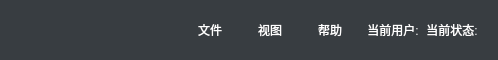
     <widget class="QFrame" name="frame_logo">
      <property name="sizePolicy">
       <sizepolicy hsizetype="Expanding" vsizetype="Fixed">
        <horstretch>0</horstretch>
        <verstretch>50</verstretch>
       </sizepolicy>
      </property>
      <property name="minimumSize">
       <size>
        <width>0</width>
        <height>60</height>
       </size>
      </property>
      <property name="maximumSize">
       <size>
        <width>16777215</width>
        <height>60</height>
       </size>
      </property>
      <property name="styleSheet">
       <string notr="true">background-color: #f0fff0;
border:0px;
background-color: rgb(56, 61, 65);
border-image: url();
font:10pt &quot;黑体&quot;;</string>
      </property>
      <property name="frameShape">
       <enum>QFrame::StyledPanel</enum>
      </property>
      <property name="frameShadow">
       <enum>QFrame::Raised</enum>
      </property>
      <layout class="QHBoxLayout" name="horizontalLayout_65">
       <property name="spacing">
        <number>0</number>
       </property>
       <property name="leftMargin">
        <number>0</number>
       </property>
       <property name="topMargin">
        <number>0</number>
       </property>
       <property name="rightMargin">
        <number>20</number>
       </property>
       <property name="bottomMargin">
        <number>0</number>
       </property>
       <item>
        <widget class="QLabel" name="label_31">
         <property name="sizePolicy">
          <sizepolicy hsizetype="Fixed" vsizetype="Preferred">
           <horstretch>0</horstretch>
           <verstretch>0</verstretch>
          </sizepolicy>
         </property>
         <property name="minimumSize">
          <size>
           <width>40</width>
           <height>0</height>
          </size>
         </property>
         <property name="maximumSize">
          <size>
           <width>40</width>
           <height>16777215</height>
          </size>
         </property>
         <property name="styleSheet">
          <string notr="true">border:0px;
</string>
         </property>
         <property name="text">
          <string/>
         </property>
        </widget>
       </item>
       <item>
        <widget class="QLabel" name="label_33">
         <property name="sizePolicy">
          <sizepolicy hsizetype="Fixed" vsizetype="Fixed">
           <horstretch>0</horstretch>
           <verstretch>0</verstretch>
          </sizepolicy>
         </property>
         <property name="minimumSize">
          <size>
           <width>100</width>
           <height>40</height>
          </size>
         </property>
         <property name="maximumSize">
          <size>
           <width>100</width>
           <height>40</height>
          </size>
         </property>
         <property name="styleSheet">
          <string notr="true">border:0px;
border-image: url(:/Resources/beautify/logo.png);</string>
         </property>
         <property name="text">
          <string/>
         </property>
        </widget>
       </item>
       <item>
        <spacer name="horizontalSpacer_12">
         <property name="orientation">
          <enum>Qt::Horizontal</enum>
         </property>
         <property name="sizeHint" stdset="0">
          <size>
           <width>40</width>
           <height>20</height>
          </size>
         </property>
        </spacer>
       </item>
       <item>
        <widget class="QPushButton" name="pushButton_file">
         <property name="sizePolicy">
          <sizepolicy hsizetype="Preferred" vsizetype="Fixed">
           <horstretch>0</horstretch>
           <verstretch>0</verstretch>
          </sizepolicy>
         </property>
         <property name="minimumSize">
          <size>
           <width>60</width>
           <height>30</height>
          </size>
         </property>
         <property name="maximumSize">
          <size>
           <width>50</width>
           <height>30</height>
          </size>
         </property>
         <property name="cursor">
          <cursorShape>PointingHandCursor</cursorShape>
         </property>
         <property name="styleSheet">
          <string notr="true">color: rgb(255, 255, 255);
border:0px;</string>
         </property>
         <property name="text">
          <string>文件</string>
         </property>
        </widget>
       </item>
       <item>
        <widget class="QPushButton" name="pushButton_view">
         <property name="sizePolicy">
          <sizepolicy hsizetype="Preferred" vsizetype="Fixed">
           <horstretch>0</horstretch>
           <verstretch>0</verstretch>
          </sizepolicy>
         </property>
         <property name="minimumSize">
          <size>
           <width>60</width>
           <height>30</height>
          </size>
         </property>
         <property name="maximumSize">
          <size>
           <width>50</width>
           <height>30</height>
          </size>
         </property>
         <property name="cursor">
          <cursorShape>PointingHandCursor</cursorShape>
         </property>
         <property name="styleSheet">
          <string notr="true">color: rgb(255, 255, 255);
border:0px;</string>
         </property>
         <property name="text">
          <string>视图</string>
         </property>
        </widget>
       </item>
       <item>
        <widget class="QPushButton" name="pushButton_help">
         <property name="sizePolicy">
          <sizepolicy hsizetype="Preferred" vsizetype="Fixed">
           <horstretch>0</horstretch>
           <verstretch>0</verstretch>
          </sizepolicy>
         </property>
         <property name="minimumSize">
          <size>
           <width>60</width>
           <height>30</height>
          </size>
         </property>
         <property name="maximumSize">
          <size>
           <width>50</width>
           <height>30</height>
          </size>
         </property>
         <property name="cursor">
          <cursorShape>PointingHandCursor</cursorShape>
         </property>
         <property name="styleSheet">
          <string notr="true">color: rgb(255, 255, 255);
border:0px;</string>
         </property>
         <property name="text">
          <string>帮助</string>
         </property>
        </widget>
       </item>
       <item>
        <widget class="QLabel" name="label_34">
         <property name="text">
          <string/>
         </property>
        </widget>
       </item>
       <item>
        <widget class="QPushButton" name="pushButton_currentUser">
         <property name="sizePolicy">
          <sizepolicy hsizetype="Preferred" vsizetype="Fixed">
           <horstretch>0</horstretch>
           <verstretch>0</verstretch>
          </sizepolicy>
         </property>
         <property name="minimumSize">
          <size>
           <width>0</width>
           <height>0</height>
          </size>
         </property>
         <property name="maximumSize">
          <size>
           <width>188888</width>
           <height>30</height>
          </size>
         </property>
         <property name="cursor">
          <cursorShape>PointingHandCursor</cursorShape>
         </property>
         <property name="styleSheet">
          <string notr="true">color: rgb(255, 255, 255);
border:0px;</string>
         </property>
         <property name="text">
          <string>当前用户:</string>
         </property>
        </widget>
       </item>
       <item>
        <widget class="QLabel" name="label_35">
         <property name="text">
          <string/>
         </property>
        </widget>
       </item>
       <item>
        <widget class="QPushButton" name="pushButton_currentState">
         <property name="sizePolicy">
          <sizepolicy hsizetype="Preferred" vsizetype="Fixed">
           <horstretch>0</horstretch>
           <verstretch>0</verstretch>
          </sizepolicy>
         </property>
         <property name="minimumSize">
          <size>
           <width>0</width>
           <height>30</height>
          </size>
         </property>
         <property name="maximumSize">
          <size>
           <width>1888888</width>
           <height>30</height>
          </size>
         </property>
         <property name="cursor">
          <cursorShape>PointingHandCursor</cursorShape>
         </property>
         <property name="styleSheet">
          <string notr="true">color: rgb(255, 255, 255);
border:0px;</string>
         </property>
         <property name="text">
          <string>当前状态:</string>
         </property>
        </widget>
       </item>
      </layout>
     </widget>
